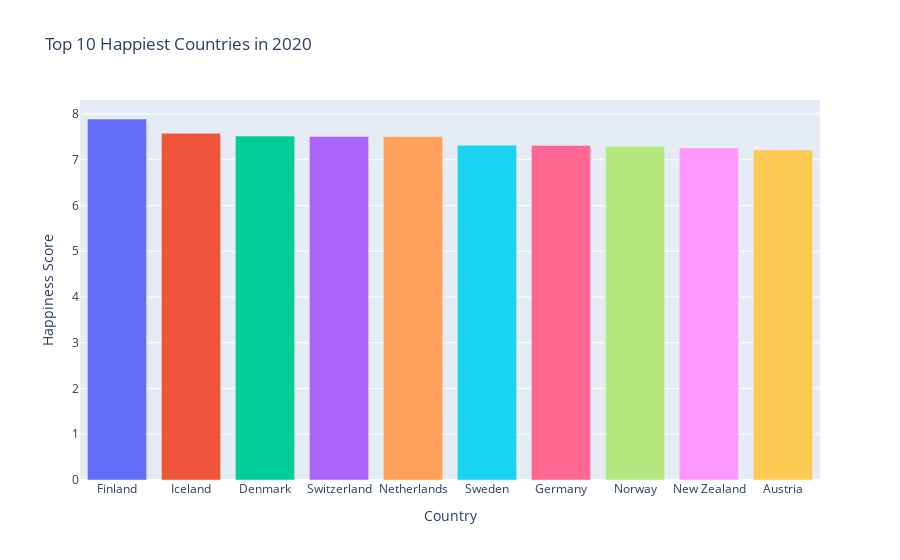

The code cell stored with this chart in its notebook:
### Markdown cell above
#### 2. Top 10 happiest country in 2020

### Code cell
# Filter data for the year 2020
df_2020 = df[df['year'] == 2020]

# Sort by happiness score and select the top 10 happiest countries
top_10_countries = df_2020.sort_values(by='Life Ladder', ascending=False).head(10)

# Plot
fig = px.bar(top_10_countries, x='Country name', y='Life Ladder', color='Country name',
             title='Top 10 Happiest Countries in 2020',
             labels={'Life Ladder': 'Happiness Score', 'Country name': 'Country'},
             hover_data={'Country name': False, 'Life Ladder': True})
fig.update_layout(showlegend=False)
fig.show()

### Figure 1 — Plotly figure (JSON) as saved in the notebook; plotly's stock layout.template omitted (floating-point values rounded to 4 significant figures)
{"data": [{"alignmentgroup": "True", "hovertemplate": "Happiness Score=%{y}<extra></extra>", "legendgroup": "Finland", "marker": {"color": "#636efa", "pattern": {"shape": ""}}, "name": "Finland", "offsetgroup": "Finland", "orientation": "v", "showlegend": true, "textposition": "auto", "type": "bar", "x": ["Finland"], "xaxis": "x", "y": [7.889], "yaxis": "y"}, {"alignmentgroup": "True", "hovertemplate": "Happiness Score=%{y}<extra></extra>", "legendgroup": "Iceland", "marker": {"color": "#EF553B", "pattern": {"shape": ""}}, "name": "Iceland", "offsetgroup": "Iceland", "orientation": "v", "showlegend": true, "textposition": "auto", "type": "bar", "x": ["Iceland"], "xaxis": "x", "y": [7.575], "yaxis": "y"}, {"alignmentgroup": "True", "hovertemplate": "Happiness Score=%{y}<extra></extra>", "legendgroup": "Denmark", "marker": {"color": "#00cc96", "pattern": {"shape": ""}}, "name": "Denmark", "offsetgroup": "Denmark", "orientation": "v", "showlegend": true, "textposition": "auto", "type": "bar", "x": ["Denmark"], "xaxis": "x", "y": [7.515], "yaxis": "y"}, {"alignmentgroup": "True", "hovertemplate": "Happiness Score=%{y}<extra></extra>", "legendgroup": "Switzerland", "marker": {"color": "#ab63fa", "pattern": {"shape": ""}}, "name": "Switzerland", "offsetgroup": "Switzerland", "orientation": "v", "showlegend": true, "textposition": "auto", "type": "bar", "x": ["Switzerland"], "xaxis": "x", "y": [7.508], "yaxis": "y"}, {"alignmentgroup": "True", "hovertemplate": "Happiness Score=%{y}<extra></extra>", "legendgroup": "Netherlands", "marker": {"color": "#FFA15A", "pattern": {"shape": ""}}, "name": "Netherlands", "offsetgroup": "Netherlands", "orientation": "v", "showlegend": true, "textposition": "auto", "type": "bar", "x": ["Netherlands"], "xaxis": "x", "y": [7.504], "yaxis": "y"}, {"alignmentgroup": "True", "hovertemplate": "Happiness Score=%{y}<extra></extra>", "legendgroup": "Sweden", "marker": {"color": "#19d3f3", "pattern": {"shape": ""}}, "name": "Sweden", "offsetgroup": "Sweden", "orientation": "v", "showlegend": true, "textposition": "auto", "type": "bar", "x": ["Sweden"], "xaxis": "x", "y": [7.314], "yaxis": "y"}, {"alignmentgroup": "True", "hovertemplate": "Happiness Score=%{y}<extra></extra>", "legendgroup": "Germany", "marker": {"color": "#FF6692", "pattern": {"shape": ""}}, "name": "Germany", "offsetgroup": "Germany", "orientation": "v", "showlegend": true, "textposition": "auto", "type": "bar", "x": ["Germany"], "xaxis": "x", "y": [7.312], "yaxis": "y"}, {"alignmentgroup": "True", "hovertemplate": "Happiness Score=%{y}<extra></extra>", "legendgroup": "Norway", "marker": {"color": "#B6E880", "pattern": {"shape": ""}}, "name": "Norway", "offsetgroup": "Norway", "orientation": "v", "showlegend": true, "textposition": "auto", "type": "bar", "x": ["Norway"], "xaxis": "x", "y": [7.29], "yaxis": "y"}, {"alignmentgroup": "True", "hovertemplate": "Happiness Score=%{y}<extra></extra>", "legendgroup": "New Zealand", "marker": {"color": "#FF97FF", "pattern": {"shape": ""}}, "name": "New Zealand", "offsetgroup": "New Zealand", "orientation": "v", "showlegend": true, "textposition": "auto", "type": "bar", "x": ["New Zealand"], "xaxis": "x", "y": [7.257], "yaxis": "y"}, {"alignmentgroup": "True", "hovertemplate": "Happiness Score=%{y}<extra></extra>", "legendgroup": "Austria", "marker": {"color": "#FECB52", "pattern": {"shape": ""}}, "name": "Austria", "offsetgroup": "Austria", "orientation": "v", "showlegend": true, "textposition": "auto", "type": "bar", "x": ["Austria"], "xaxis": "x", "y": [7.213], "yaxis": "y"}], "layout": {"barmode": "relative", "legend": {"title": {"text": "Country"}, "tracegroupgap": 0}, "showlegend": false, "title": {"text": "Top 10 Happiest Countries in 2020"}, "xaxis": {"anchor": "y", "categoryarray": ["Finland", "Iceland", "Denmark", "Switzerland", "Netherlands", "Sweden", "Germany", "Norway", "New Zealand", "Austria"], "categoryorder": "array", "domain": [0, 1], "title": {"text": "Country"}}, "yaxis": {"anchor": "x", "domain": [0, 1], "title": {"text": "Happiness Score"}}}}
